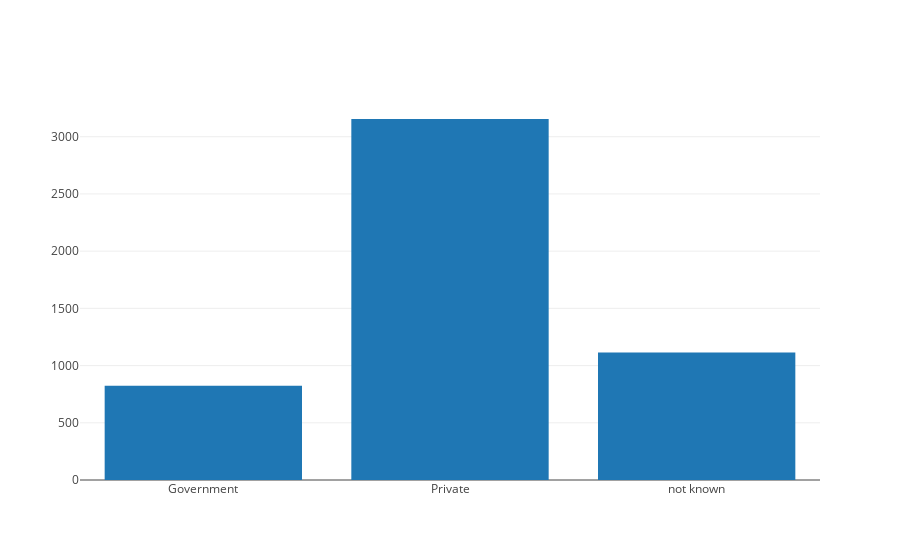

The notebook cell this image was saved under:
### Code cell
datas = [go.Bar(x=list(coll_type.keys()),y=list(coll_type.values))]
iplot(datas)

### Figure 1 — Plotly figure (JSON) as saved in the notebook; plotly's stock layout.template omitted (floating-point values rounded to 4 significant figures)
{"data": [{"type": "bar", "uid": "3d40c9bb-ba68-11e8-87f7-e4a471612fe2", "x": ["Government", "Private", "not known"], "y": [823, 3155, 1115]}], "layout": {}}
